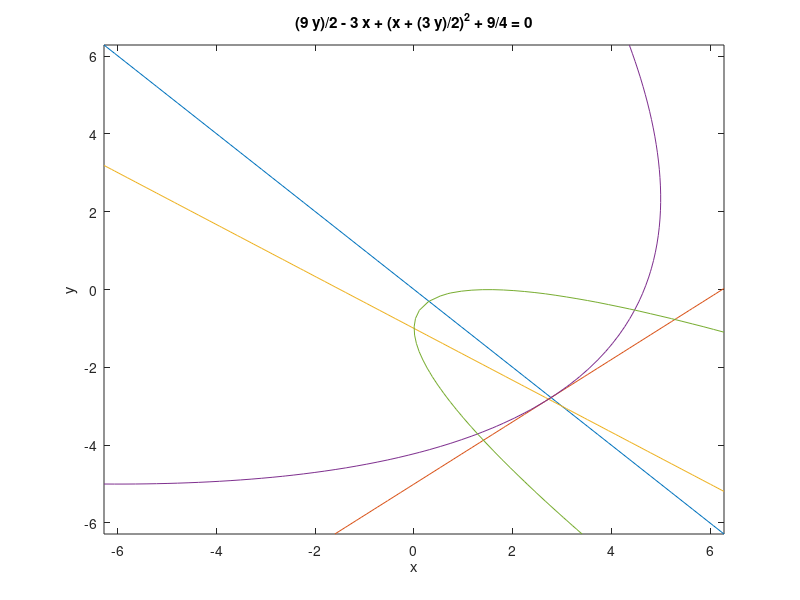

Write MATLAB code to recreate this figure.
ezplot('x + y ')
hold on
ezplot('(5*y)/4 - x + 25/4')
hold on
ezplot('- x - (3*y)/2 - 3/2')
hold on
ezplot('27*x - (51*y)/2 + (x + (3*y)/2)^2 - 591/4 ')
hold on
ezplot('(9*y)/2 - 3*x + (x + (3*y)/2)^2 + 9/4')
hold on
return


(9*y)/2 - 3*x + (x + (3*y)/2)^2 + 9/4 <= 0 


ezplot('x+y-1')
hold on
ezplot('-x-y')
hold on
ezplot('y/3 - x - 1/6')
hold on
ezplot('x - (5*y)/4 - 25/4')
hold on
ezplot('(x + y)^2 - 8*x ')

hold on
ezplot('7*x - 5*y - 25')
hold on

return
ezplot('x + y - 1  ')
hold on
ezplot('- x - y  ')

hold on
ezplot('x - y/3 + 1/6 ')
hold on
ezplot('y - x - 1  ')
hold on
ezplot('(x + y)^2 - 8*x  ')
hold on
ezplot('18*y - 18*x - (x + y)^2 + 99  ')


hold on
return



return
%ezplot('-y')
%ezplot("-y")
%hold on
ezplot('log(abs(x))/log(exp(1))')
return
ezplot('x^2*(ln(abs(y)+0.5))'  )
return
%ezplot('exp(-x^2)',[-1,1]  )
%ezplot('sin(x)' ,[-1,1] )
ezplot('abs(x*y)'  )

hold on

%ezplot('x - 1' ) 
%hold on
ezplot('x - y'  )

hold on
ezplot('(2*y)/3 - x - 1') 
hold on
ezplot('- x - (2*y)/3' )
hold on
ezplot('6^(1/2)/4 - (6^(1/2)*x)/2 - y + 7/8'  )
hold on
ezplot('y + (6^(1/2)*x)/2 - 3/8' )
hold on
return
ezplot("x - y")
hold on

ezplot("-3*x + 2*y -3")
hold on
ezplot("x + y")
hold on
ezplot("x + y-2")
hold on
ezplot("x + 3*y/2+3/2")
hold on
ezplot("x + 3*y/2-9/2")
hold on
return
ezplot("3*x + 2*y")
hold on
return
ezplot('s2/2 - s1/2 - (s1 + s2)^2/36 + 11/4')
hold on
ezplot('(27*s1)/44 - (51*s2)/88 + (s1 + (3*s2)/2)^2/44 - 591/176')
hold on
return

(27*s1)/44 - (51*s2)/88 + (s1 + (3*s2)/2)^2/44 - 591/176 
s2/2 - s1/2 - (s1 + s2)^2/36 + 11/4 
(51*s2)/88 - (27*s1)/44 - (s1 + (3*s2)/2)^2/44 + 591/176 <= 0

%ezplot('x-y-2')
%hold on
%ezplot('-x+y')
%hold on
ezplot('8*x-(x+y)^2')
hold on
ezplot("x-y+1")
%ezplot("y-1")
hold on
ezplot("y+x-2")
hold on
ezplot("y+x")
hold on
